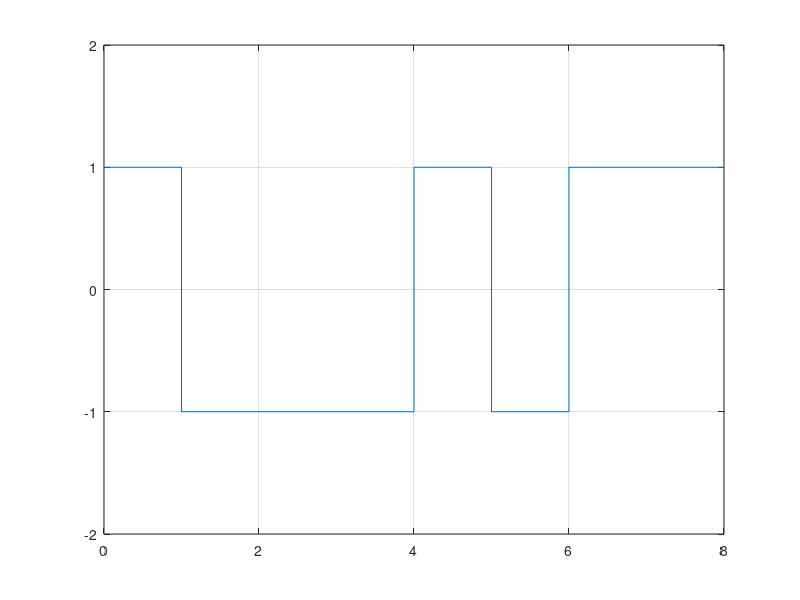

Source code (MATLAB):
clc;

clear all;

close all;

M = dlmread('polarrz.txt');
len = length(M);

points = [];

count = 0;

for i=0:len-1
    if(i==0)
        if(M(i+1)==0)
            points = [points [i;1] [i+1;1]];
            count = count + 2;
        else
            points = [points [i;-1] [i+1;-1]];   
            count = count + 2;
        end
    else
        if(M(i+1)==0)
            if(points(2,count)== 1)
                points = [points [i;1] [i+1;1]]
                count = count + 2;
            else
                points = [points [i;-1] [i+1;-1]]
                count = count + 2;
            end
        else
            if(points(2,count)== 1)
                points = [points [i;-1] [i+1;-1]]
                count = count + 2;
            else
                points = [points [i;1] [i+1;1]]
                count = count + 2;
            end
        end
    end
end

plot(points(1,:),points(2,:)), axis([0,len,-2,2]);
grid on;
